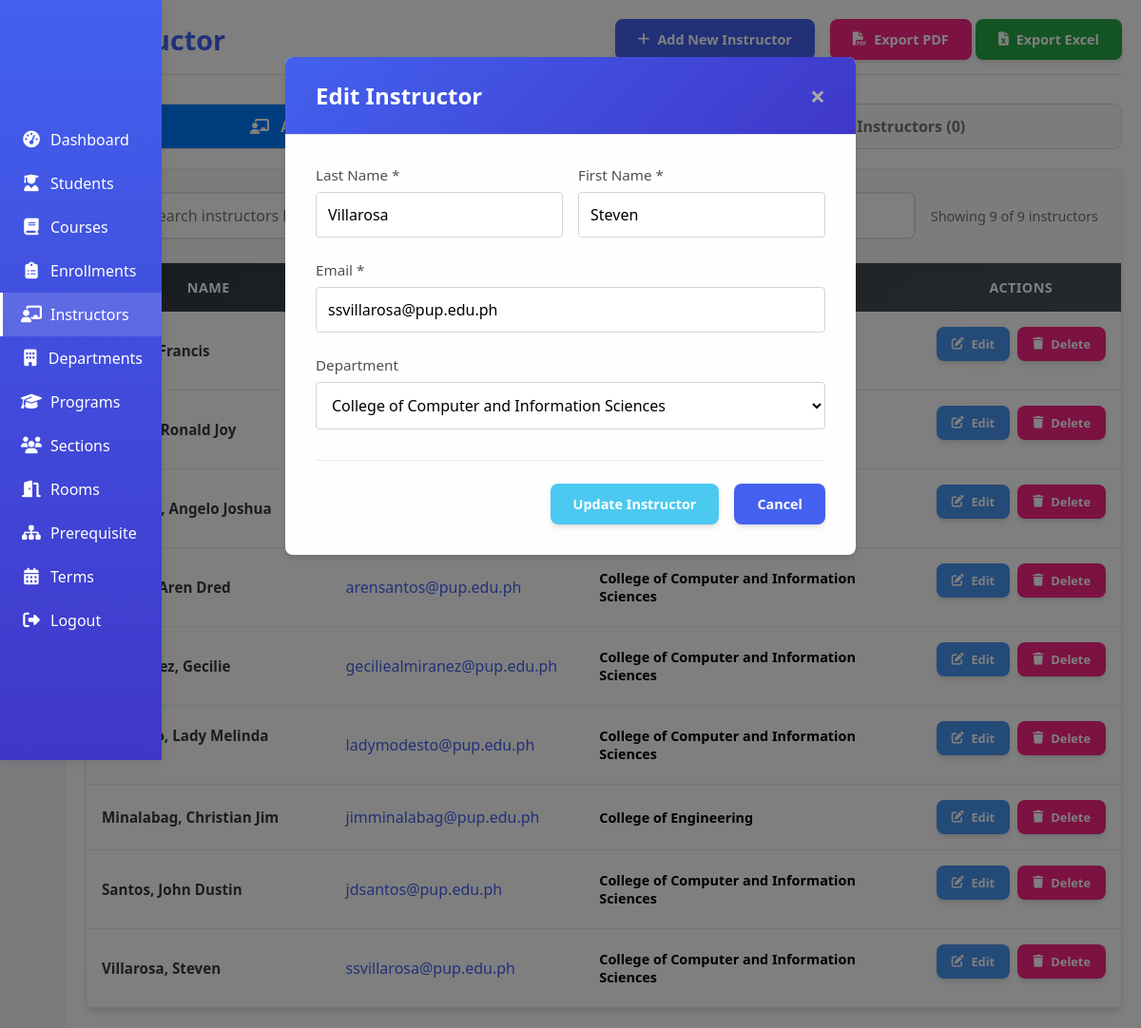
Screenshot of /student_enrollment_system/includes/instructor.php?edit_id=1 with the database file from the repository.
### tables this page shows
CREATE TABLE `tblinstructor` (
  `instructor_id` int(11) NOT NULL,
  `last_name` varchar(50) NOT NULL,
  `first_name` varchar(50) NOT NULL,
  `email` varchar(100) NOT NULL,
  `dept_id` int(11) DEFAULT NULL,
  `is_active` tinyint(1) DEFAULT 1
);

CREATE TABLE `tbldepartment` (
  `dept_id` int(11) NOT NULL,
  `dept_code` varchar(10) NOT NULL,
  `dept_name` varchar(100) NOT NULL,
  `is_active` tinyint(1) DEFAULT 1
);

### student_enrollment_system/includes/instructor.php (the view, shortened to what this page needs)
<?php
require_once '../includes/config.php';
$show_archived = isset($_GET['show_archived']) && $_GET['show_archived'] == 'true';
$status_condition = $show_archived ? "i.is_active = FALSE" : "i.is_active = TRUE";
$edit_instructor = null;
if (isset($_GET['edit_id'])) {
    $edit_id = $_GET['edit_id'];
    $stmt = $conn->prepare("
        SELECT i.*, d.dept_name
        FROM tblinstructor i
        LEFT JOIN tbldepartment d ON i.dept_id = d.dept_id
        WHERE i.instructor_id = ?
    ");
    $stmt->bind_param("i", $edit_id);
    $stmt->execute();
    $edit_instructor = $stmt->get_result()->fetch_assoc();
}
$instructors = $conn->query("
    SELECT i.*, d.dept_name
    FROM tblinstructor i
    LEFT JOIN tbldepartment d ON i.dept_id = d.dept_id
    WHERE $status_condition
    ORDER BY i.instructor_id DESC, i.last_name, i.first_name
");
$departments = $conn->query("SELECT * FROM tbldepartment ORDER BY dept_name");
$total_instructors = $instructors->num_rows;
$active_count = $conn->query("SELECT COUNT(*) FROM tblinstructor WHERE is_active = TRUE")->fetch_row()[0];
$archived_count = $conn->query("SELECT COUNT(*) FROM tblinstructor WHERE is_active = FALSE")->fetch_row()[0];
?>
<!DOCTYPE html>
<html lang="en">
<head>
  <link rel="stylesheet" href="../styles/instructor.css">
  <link rel="stylesheet" href="https://cdnjs.cloudflare.com/ajax/libs/font-awesome/6.4.0/css/all.min.css">
  <link rel="stylesheet" href="../styles/dashboard.css">
</head>
<body>
    <div class="sidebar">
        <div class="sidebar-menu">
            <a href="dashboard.php" class="menu-item">
                <i class="fas fa-tachometer-alt"></i>
            </a>
            <a href="student.php" class="menu-item" >
                <i class="fas fa-user-graduate"></i>
            </a>
            <a href="course.php" class="menu-item">
                <i class="fas fa-book"></i>
            </a>
            <a href="enrollment.php" class="menu-item">
                <i class="fas fa-clipboard-list"></i>
            </a>
            <div href="instructor.php" class="menu-item active" data-tab="instructors">
                <i class="fas fa-chalkboard-teacher"></i>
            </div>
            <a href="department.php" class="menu-item">
                <i class="fas fa-building"></i>
            </a>
            <a href="program.php" class="menu-item">
                <i class="fas fa-graduation-cap"></i>
            </a>
            <a href="section.php" class="menu-item">
                <i class="fas fa-users"></i>
            </a>
            <a href="room.php" class="menu-item">
                <i class="fas fa-door-open"></i>
            </a>
            <a href="prerequisite.php" class="menu-item"">
                <i class="fas fa-sitemap"></i>
						</a>
            <a href="term.php" class="menu-item">
                <i class="fas fa-calendar-alt"></i>
            </a>
            <div class="logout-item">
                <a href="#" class="menu-item" onclick="openLogoutModal()">
                    <i class="fas fa-sign-out-alt"></i>
                </a>
            </div>
        </div>
    </div>
  <div class="main-content">
    <div class="page-header">
      <h1>Instructor</h1>
      <div class="header-actions">
        <?php if (!$show_archived): ?>
        <button class="btn btn-primary" id="openInstructorModal">
          <i class="fas fa-plus"></i>
          Add New Instructor
        </button>
        <?php endif; ?>
        <div class="export-buttons">
          <button class="btn btn-export-pdf" onclick="exportData('pdf')">
            <i class="fas fa-file-pdf"></i> Export PDF
          </button>
          <button class="btn btn-export-excel" onclick="exportData('excel')">
            <i class="fas fa-file-excel"></i> Export Excel
          </button>
        </div>
      </div>
    </div>
    <div class="instructor-status-toggle no-print">
        <a href="?page=instructors" class="status-btn <?php echo !$show_archived ? 'active' : ''; ?>">
            <i class="fas fa-chalkboard-teacher"></i>
            Active Instructors (<?php echo $active_count; ?>)
        </a>
        <a href="?page=instructors&show_archived=true" class="status-btn <?php echo $show_archived ? 'active' : ''; ?>">
            Archived Instructors (<?php echo $archived_count; ?>)
        </a>
    </div>
    <?php if (!$show_archived): ?>
    <div id="instructorModal" class="modal">
      <div class="modal-content">
        <div class="modal-header">
          <h2><?php echo $edit_instructor ? 'Edit Instructor' : 'Add New Instructor'; ?></h2>
          <span class="close">&times;</span>
        </div>
        <div class="modal-body">
          <form method="POST" id="instructorForm">
            <div class="form-row">
              <div class="form-group">
                <label for="last_name">Last Name *</label>
                <input type="text" id="last_name" name="last_name"
                          value="<?php echo $edit_instructor ? htmlspecialchars($edit_instructor['last_name']) : ''; ?>" required>
              </div>
              <div class="form-group">
                <label for="first_name">First Name *</label>
                <input type="text" id="first_name" name="first_name"
                          value="<?php echo $edit_instructor ? htmlspecialchars($edit_instructor['first_name']) : ''; ?>" required>
              </div>
            </div>
            <div class="form-group">
              <label for="email">Email *</label>
              <input type="email" id="email" name="email"
                        value="<?php echo $edit_instructor ? htmlspecialchars($edit_instructor['email']) : ''; ?>" required>
            </div>
            <div class="form-group">
              <label for="dept_id">Department</label>
              <select id="dept_id" name="dept_id">
                <?php
                  if ($departments) {
                    $departments->data_seek(0);
                    while($department = $departments->fetch_assoc()):
                        $selected = ($edit_instructor && $edit_instructor['dept_id'] == $department['dept_id']) ? 'selected' : '';
                    ?>
                    <option value="<?php echo $department['dept_id']; ?>" <?php echo $selected; ?>>
                        <?php echo htmlspecialchars($department['dept_name']); ?>
                    </option>
                    <?php endwhile;
                  }
                ?>
              </select>
            </div>
            <div class="form-actions">
              <?php if ($edit_instructor): ?>
                <button type="submit" name="update_instructor" class="btn btn-success">Update Instructor</button>
              <?php else: ?>
                <button type="submit" name="add_instructor" class="btn btn-success">Add Instructor</button>
              <?php endif; ?>
              <button type="button" class="btn btn-cancel" id="cancelInstructor">Cancel</button>
            </div>
          </form>
        </div>
      </div>
    </div>
    <?php endif; ?>
    <div class="table-container">
      <div class="search-container">
        <div class="search-box">
          <div class="search-icon">
            <i class="fas fa-search"></i>
          </div>
        </div>
        <div class="search-stats" id="searchStats">Showing <?php echo $total_instructors; ?> of <?php echo $total_instructors; ?> instructors</div>
      </div>
      <table>
        <thead>
          <tr>
            <th>Name</th>
            <th>Email</th>
            <th>Department</th>
            <th class="no-print">Actions</th>
          </tr>
        </thead>
        <tbody>
          <?php
          if ($instructors && $instructors->num_rows > 0):
              $instructors->data_seek(0);
              while($instructor = $instructors->fetch_assoc()):
          ?>
          <tr data-instructor-id="<?php echo $instructor['instructor_id']; ?>" class="<?php echo $show_archived ? 'archived-instructor' : ''; ?>">
            <td>
              <div class="instructor-info">
                <div class="instructor-name"><?php echo htmlspecialchars($instructor['last_name'] . ', ' . $instructor['first_name']); ?></div>
              </div>
            </td>
            <td>
              <div class="email-info">
                <a href="mailto:<?php echo htmlspecialchars($instructor['email']); ?>" class="email-link">
                    <?php echo htmlspecialchars($instructor['email']); ?>
                </a>
              </div>
            </td>
            <td>
              <?php if ($instructor['dept_name']): ?>
                  <span class="dept-badge"><?php echo htmlspecialchars($instructor['dept_name']); ?></span>
              <?php else: ?>
                  <span class="no-dept">Not Assigned</span>
              <?php endif; ?>
            </td>
            <td class="actions no-print">
                <?php if ($show_archived): ?>
                    <form method="POST" style="display: inline;">
                        <input type="hidden" name="instructor_id" value="<?php echo $instructor['instructor_id']; ?>">
                        <button type="submit" name="restore_instructor" class="btn btn-success">
                            <i class="fas fa-trash-restore"></i>
                            Restore
                        </button>
                    </form>
                <?php else: ?>
                    <a href="?edit_id=<?php echo $instructor['instructor_id']; ?>" class="btn btn-edit">
                        <i class="fas fa-edit"></i>
                        Edit
                    </a>
                    <button type="button" class="btn btn-danger delete-btn"
                            data-instructor-id="<?php echo $instructor['instructor_id']; ?>"
                            data-instructor-name="<?php echo htmlspecialchars($instructor['last_name'] . ', ' . $instructor['first_name']); ?>">
                        <i class="fas fa-trash"></i>
                        Delete
                    </button>
                <?php endif; ?>
            </td>
          </tr>
            <?php
              endwhile;
            endif; ?>
        </tbody>
      </table>
    </div>
  </div>
</body>
</html>

### student_enrollment_system/styles/dashboard.css (style rules this page uses)
* { margin: 0; padding: 0; box-sizing: border-box; font-family: 'Segoe UI', Tahoma, Geneva, Verdana, sans-serif; }
:root { --primary: #4361ee; --secondary: #3f37c9; --success: #4cc9f0; --info: #4895ef; --warning: #f72585; --light: #f8f9fa; --dark: #212529; --gray: #6c757d; --sidebar-width: 70px; --sidebar-expanded: 170px; --danger-color: #e63946; --light-bg: #f8f9fa; --dark-text: #212529; --light-text: #6c757d; --border-color: #e9ecef; }
body { background-color: #f5f7fb; color: var(--dark); display: flex; min-height: 100vh; }
.sidebar { width: var(--sidebar-width); background: linear-gradient(180deg, var(--primary), var(--secondary)); color: white; height: 100vh; position: fixed; box-shadow: 0 0 15px rgba(0, 0, 0, 0.1); transition: width 0.3s ease; overflow: hidden; display: flex; flex-direction: column; justify-content: center; align-items: center; }
.sidebar-menu { padding: 15px 0; width: 100%; }
.sidebar-menu a { text-decoration: none !important; }
.sidebar-menu a.menu-item { text-decoration: none !important; color: rgb(255, 255, 255); }
.sidebar-menu .menu-item { text-decoration: none !important; }
.menu-item { padding: 12px 0; display: flex; align-items: center; justify-content: center; transition: all 0.3s; cursor: pointer; border-left: 3px solid transparent; width: 100%; position: relative; }
.menu-item.active { background-color: rgba(255, 255, 255, 0.15); border-left: 3px solid white; }
.menu-item i { position: absolute; left: 50%; transform: translateX(-50%); margin-right: 0; font-size: 1.1rem; width: 20px; height: 20px; display: flex; align-items: center; justify-content: center; text-align: center; }
.main-content { flex: 1; margin-left: var(--sidebar-width); padding: 20px; }
.table-container { overflow-x: auto; margin-top: 10px; }
table { width: 100%; border-collapse: collapse; }
th, td { padding: 12px 15px; text-align: left; }

### rows the page displays
tblinstructor: last_name "Villarosa", first_name "Steven", email "ssvillarosa@pup.edu.ph", last_name+first_name "Villarosa, Steven", dept.dept_name "College of Computer and Information Sciences"
tblinstructor: last_name+first_name "Franco, Francis"
tblinstructor: last_name+first_name "Tengco, Ronald Joy"
tblinstructor: last_name+first_name "San Luis, Angelo Joshua"
tblinstructor: last_name+first_name "Santos, Aren Dred", email "arensantos@pup.edu.ph", dept.dept_name "College of Computer and Information Sciences"
tblinstructor: last_name+first_name "Almirañez, Gecilie", email "geciliealmiranez@pup.edu.ph", dept.dept_name "College of Computer and Information Sciences"
tblinstructor: last_name+first_name "Modesto, Lady Melinda Minette", email "ladymodesto@pup.edu.ph", dept.dept_name "College of Computer and Information Sciences"
tblinstructor: last_name+first_name "Minalabag, Christian Jim", email "jimminalabag@pup.edu.ph", dept.dept_name "College of Engineering"
tblinstructor: last_name+first_name "Santos, John Dustin", email "jdsantos@pup.edu.ph", dept.dept_name "College of Computer and Information Sciences"

### other values shown
$archived_count "0"
form field dept_id "College of Computer and Information Sciences"
